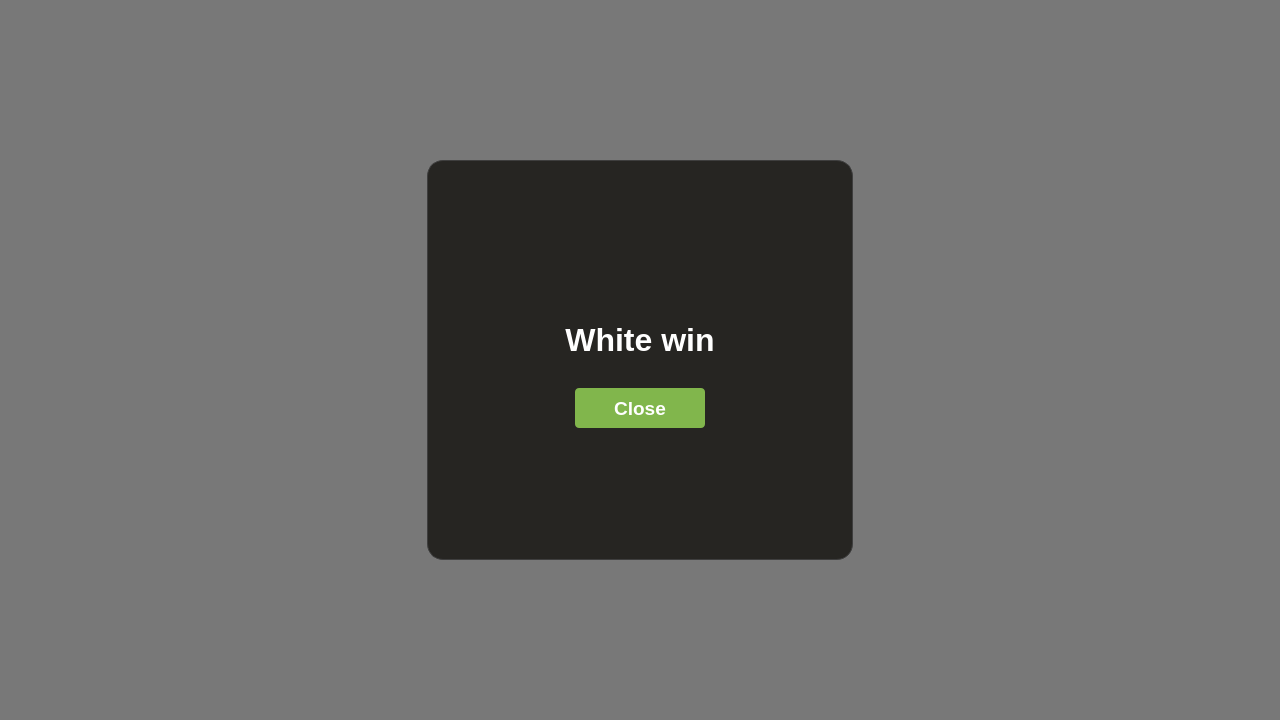
<?xml version="1.0" encoding="UTF-8"?>
<ui version="4.0">
 <class>WinWidget</class>
 <widget class="QWidget" name="WinWidget">
  <property name="geometry">
   <rect>
    <x>0</x>
    <y>0</y>
    <width>1280</width>
    <height>720</height>
   </rect>
  </property>
  <property name="windowTitle">
   <string>Form</string>
  </property>
  <property name="styleSheet">
   <string notr="true">#widget{
	background-color: rgba(0,0,0,0.5);
}
#widget_2{
	background-color: #262522;
	border-radius: 16px;
	border: 1px solid #3e3e3e;
}
QLabel{
	color: #ffffff;
}
#closeButton{
	background-color: #81b64c;
	color: #ffffff;
	border-radius: 4px;
}
#closeButton:hover{
	background-color: #a3d160;
	color: #ffffff;
	border-radius: 4px;
}
#icon{
	border: 0px solid red;
}</string>
  </property>
  <layout class="QHBoxLayout" name="horizontalLayout">
   <property name="spacing">
    <number>0</number>
   </property>
   <property name="leftMargin">
    <number>0</number>
   </property>
   <property name="topMargin">
    <number>0</number>
   </property>
   <property name="rightMargin">
    <number>0</number>
   </property>
   <property name="bottomMargin">
    <number>0</number>
   </property>
   <item>
    <widget class="QWidget" name="widget" native="true">
     <layout class="QHBoxLayout" name="horizontalLayout_2" stretch="1,1,1">
      <property name="spacing">
       <number>0</number>
      </property>
      <property name="leftMargin">
       <number>0</number>
      </property>
      <property name="topMargin">
       <number>0</number>
      </property>
      <property name="rightMargin">
       <number>0</number>
      </property>
      <property name="bottomMargin">
       <number>0</number>
      </property>
      <item>
       <spacer name="horizontalSpacer">
        <property name="orientation">
         <enum>Qt::Orientation::Horizontal</enum>
        </property>
        <property name="sizeHint" stdset="0">
         <size>
          <width>424</width>
          <height>20</height>
         </size>
        </property>
       </spacer>
      </item>
      <item>
       <layout class="QVBoxLayout" name="verticalLayout" stretch="2,5,2">
        <item>
         <spacer name="verticalSpacer_2">
          <property name="orientation">
           <enum>Qt::Orientation::Vertical</enum>
          </property>
          <property name="sizeHint" stdset="0">
           <size>
            <width>20</width>
            <height>40</height>
           </size>
          </property>
         </spacer>
        </item>
        <item>
         <widget class="QWidget" name="widget_2" native="true">
          <layout class="QVBoxLayout" name="verticalLayout_2">
           <property name="spacing">
            <number>10</number>
           </property>
           <item>
            <spacer name="verticalSpacer_3">
             <property name="orientation">
              <enum>Qt::Orientation::Vertical</enum>
             </property>
             <property name="sizeHint" stdset="0">
              <size>
               <width>20</width>
               <height>98</height>
              </size>
             </property>
            </spacer>
           </item>
           <item>
            <layout class="QHBoxLayout" name="horizontalLayout_4">
             <item>
              <spacer name="horizontalSpacer_5">
               <property name="orientation">
                <enum>Qt::Orientation::Horizontal</enum>
               </property>
               <property name="sizeHint" stdset="0">
                <size>
                 <width>40</width>
                 <height>20</height>
                </size>
               </property>
              </spacer>
             </item>
             <item>
              <widget class="QPushButton" name="icon">
               <property name="text">
                <string/>
               </property>
               <property name="iconSize">
                <size>
                 <width>70</width>
                 <height>70</height>
                </size>
               </property>
              </widget>
             </item>
             <item>
              <spacer name="horizontalSpacer_6">
               <property name="orientation">
                <enum>Qt::Orientation::Horizontal</enum>
               </property>
               <property name="sizeHint" stdset="0">
                <size>
                 <width>40</width>
                 <height>20</height>
                </size>
               </property>
              </spacer>
             </item>
            </layout>
           </item>
           <item>
            <widget class="QLabel" name="label">
             <property name="font">
              <font>
               <family>Tahoma</family>
               <pointsize>24</pointsize>
               <bold>true</bold>
              </font>
             </property>
             <property name="text">
              <string>White win</string>
             </property>
             <property name="alignment">
              <set>Qt::AlignmentFlag::AlignCenter</set>
             </property>
            </widget>
           </item>
           <item>
            <spacer name="verticalSpacer_5">
             <property name="orientation">
              <enum>Qt::Orientation::Vertical</enum>
             </property>
             <property name="sizeType">
              <enum>QSizePolicy::Policy::Fixed</enum>
             </property>
             <property name="sizeHint" stdset="0">
              <size>
               <width>20</width>
               <height>20</height>
              </size>
             </property>
            </spacer>
           </item>
           <item>
            <layout class="QHBoxLayout" name="horizontalLayout_3">
             <item>
              <spacer name="horizontalSpacer_3">
               <property name="orientation">
                <enum>Qt::Orientation::Horizontal</enum>
               </property>
               <property name="sizeHint" stdset="0">
                <size>
                 <width>40</width>
                 <height>20</height>
                </size>
               </property>
              </spacer>
             </item>
             <item>
              <widget class="QPushButton" name="closeButton">
               <property name="minimumSize">
                <size>
                 <width>130</width>
                 <height>40</height>
                </size>
               </property>
               <property name="font">
                <font>
                 <family>Tahoma</family>
                 <pointsize>14</pointsize>
                 <bold>true</bold>
                </font>
               </property>
               <property name="cursor">
                <cursorShape>PointingHandCursor</cursorShape>
               </property>
               <property name="text">
                <string>Close</string>
               </property>
              </widget>
             </item>
             <item>
              <spacer name="horizontalSpacer_4">
               <property name="orientation">
                <enum>Qt::Orientation::Horizontal</enum>
               </property>
               <property name="sizeHint" stdset="0">
                <size>
                 <width>40</width>
                 <height>20</height>
                </size>
               </property>
              </spacer>
             </item>
            </layout>
           </item>
           <item>
            <spacer name="verticalSpacer_4">
             <property name="orientation">
              <enum>Qt::Orientation::Vertical</enum>
             </property>
             <property name="sizeHint" stdset="0">
              <size>
               <width>20</width>
               <height>97</height>
              </size>
             </property>
            </spacer>
           </item>
          </layout>
         </widget>
        </item>
        <item>
         <spacer name="verticalSpacer">
          <property name="orientation">
           <enum>Qt::Orientation::Vertical</enum>
          </property>
          <property name="sizeHint" stdset="0">
           <size>
            <width>20</width>
            <height>40</height>
           </size>
          </property>
         </spacer>
        </item>
       </layout>
      </item>
      <item>
       <spacer name="horizontalSpacer_2">
        <property name="orientation">
         <enum>Qt::Orientation::Horizontal</enum>
        </property>
        <property name="sizeHint" stdset="0">
         <size>
          <width>424</width>
          <height>20</height>
         </size>
        </property>
       </spacer>
      </item>
     </layout>
    </widget>
   </item>
  </layout>
 </widget>
 <resources/>
 <connections/>
</ui>
